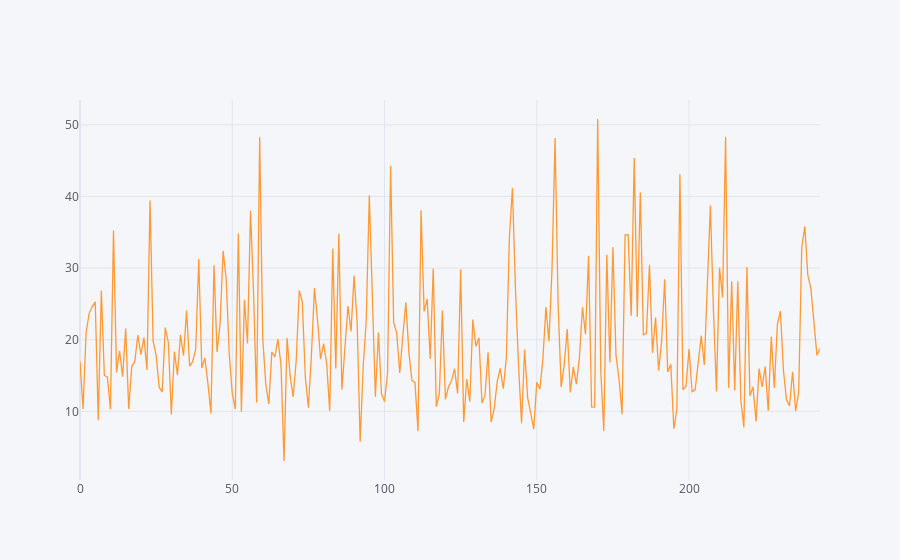

Notebook code for this chart:
### Code cell
tips['total_bill'].iplot()

### Figure 1 — Plotly figure (JSON) as saved in the notebook; plotly's stock layout.template omitted (floating-point values rounded to 4 significant figures; data arrays with more than 128 entries replaced by an {"elided": "..."} marker saying what was removed)
{"data": [{"line": {"color": "rgba(255, 153, 51, 1.0)", "dash": "solid", "shape": "linear", "width": 1.3}, "mode": "lines", "name": "total_bill", "text": "", "type": "scatter", "x": {"elided": "244 int values"}, "y": {"elided": "244 float values"}}], "layout": {"autosize": true, "legend": {"bgcolor": "#F5F6F9", "font": {"color": "#4D5663"}}, "paper_bgcolor": "#F5F6F9", "plot_bgcolor": "#F5F6F9", "title": {"font": {"color": "#4D5663"}}, "xaxis": {"autorange": false, "gridcolor": "#E1E5ED", "range": [0, 243], "showgrid": true, "tickfont": {"color": "#4D5663"}, "title": {"font": {"color": "#4D5663"}, "text": ""}, "type": "linear", "zerolinecolor": "#E1E5ED"}, "yaxis": {"autorange": false, "gridcolor": "#E1E5ED", "range": [0.4178, 53.46], "showgrid": true, "tickfont": {"color": "#4D5663"}, "title": {"font": {"color": "#4D5663"}, "text": ""}, "type": "linear", "zerolinecolor": "#E1E5ED"}}}
